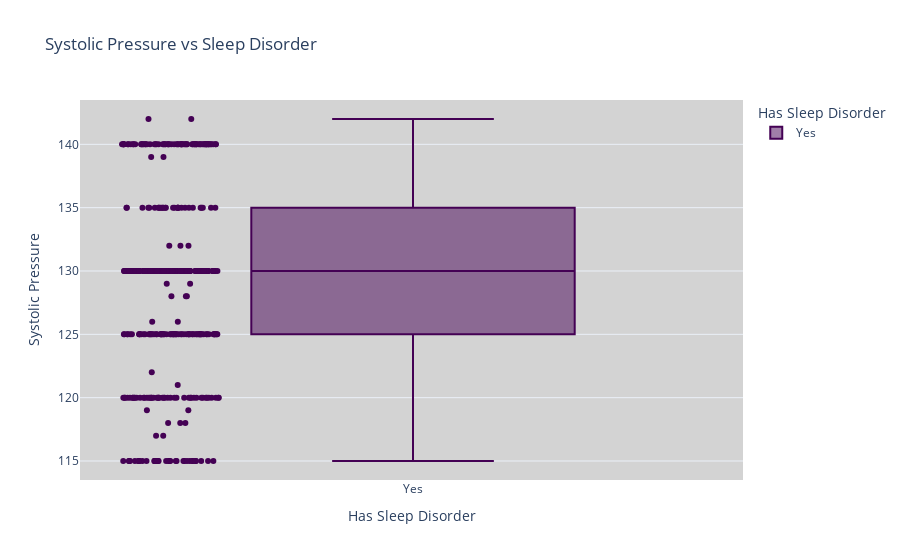
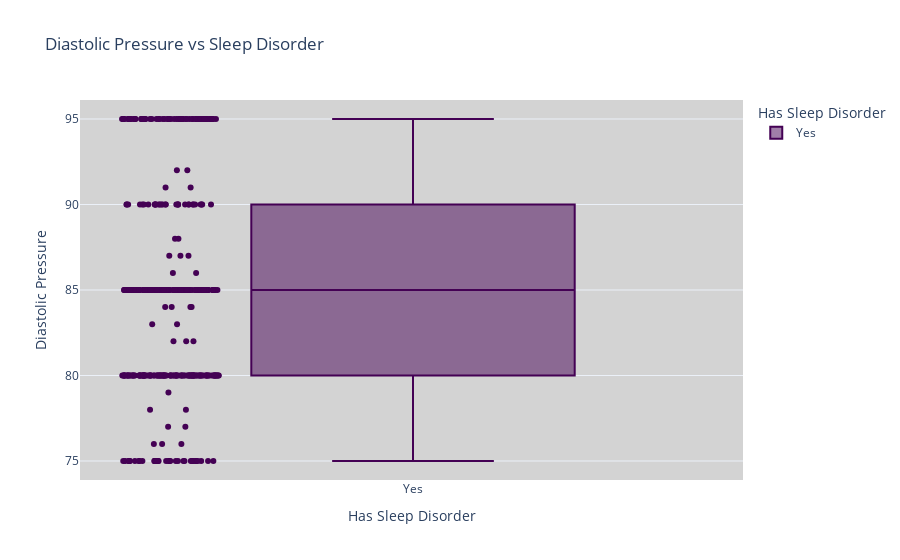
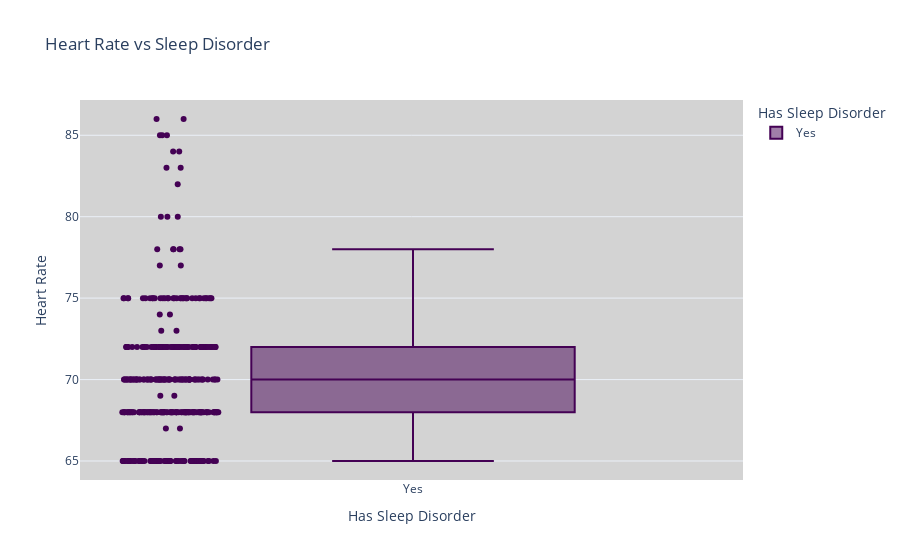
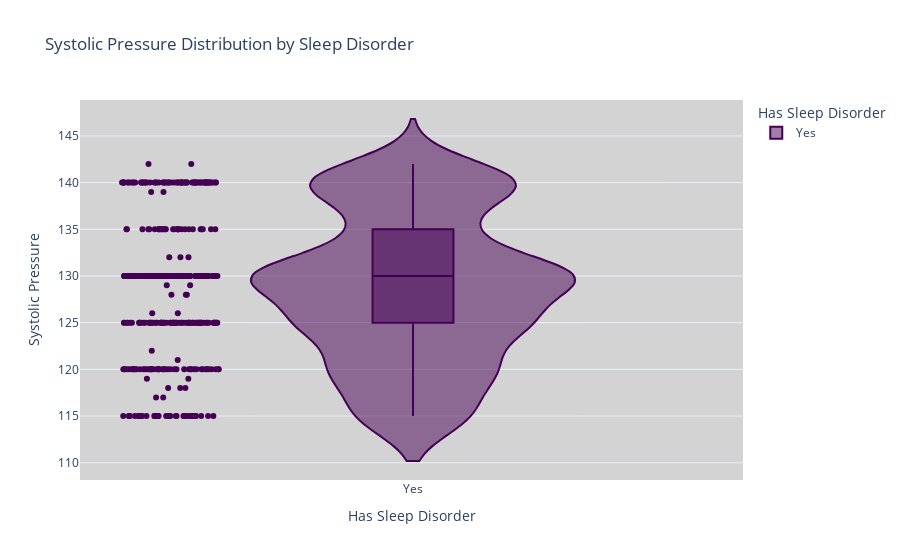

Source (notebook cell) for these figures, in order:
### Markdown cell above
Systolic Blood Pressure vs. Sleep Disorder
Individuals with sleep disorders tend to have higher systolic blood pressure readings.

Those with insomnia often show systolic pressure in the range of 130-135 mmHg.

Sleep apnea patients frequently have systolic readings of 135-140 mmHg.

People without sleep disorders generally have lower systolic pressure, often in the 120-125 mmHg range.

Diastolic Blood Pressure vs. Sleep Disorder
There is a similar trend with diastolic blood pressure, where sleep disorder patients have higher readings.

Insomnia sufferers commonly have diastolic pressure around 85-90 mmHg.

Sleep apnea is associated with diastolic readings of 88-90 mmHg.

Those without sleep disorders typically have lower diastolic pressure, often between 80-85 mmHg.

Heart Rate vs. Sleep Disorder
Heart rate appears to be elevated in individuals with sleep disorders.

People with insomnia or sleep apnea often have heart rates in the range of 75-85 beats per minute.

Individuals without sleep disorders tend to have lower heart rates, typically between 68-72 beats per minute.

These observations suggest a potential correlation between sleep disorders and elevated blood pressure and heart rate.

### Code cell
# Define variables to compare
variables = ['Systolic Pressure', 'Diastolic Pressure', 'Heart Rate']

# Color-blind-friendly palette
color_map = {'Yes': '#440154', 'No': '#21918c'}  # Viridis color scheme

# Create box plots
for var in variables:
    fig = px.box(df, x='Has Sleep Disorder', y=var, color='Has Sleep Disorder',
                 color_discrete_map=color_map, title=f'{var} vs Sleep Disorder',
                 points="all", template='plotly_white')
    fig.update_layout(plot_bgcolor='lightgrey')
    fig.show()

# Create violin plots
for var in variables:
    fig = px.violin(df, x='Has Sleep Disorder', y=var, color='Has Sleep Disorder',
                    color_discrete_map=color_map, box=True, points="all",
                    title=f'{var} Distribution by Sleep Disorder', template='plotly_white')
    fig.update_layout(plot_bgcolor='lightgrey')
    fig.show()

# Create histograms with KDE
for var in variables:
    fig = px.histogram(df, x=var, color='Has Sleep Disorder', marginal='violin',
                       nbins=30, histnorm='density', barmode='overlay',
                       color_discrete_map=color_map, title=f'{var} Distribution by Sleep Disorder',
                       template='plotly_white')
    fig.update_layout(plot_bgcolor='lightgrey')
    fig.show()

# Create ECDF plots
for var in variables:
    fig = px.ecdf(df, x=var, color='Has Sleep Disorder',
                  color_discrete_map=color_map, title=f'Cumulative Distribution of {var} by Sleep Disorder',
                  template='plotly_white')
    fig.update_layout(plot_bgcolor='lightgrey')
    fig.show()

### Figure 1 — Plotly figure (JSON) as saved in the notebook; plotly's stock layout.template omitted (floating-point values rounded to 4 significant figures; data arrays with more than 128 entries replaced by an {"elided": "..."} marker saying what was removed)
{"data": [{"alignmentgroup": "True", "boxpoints": "all", "hovertemplate": "Has Sleep Disorder=%{x}<br>Systolic Pressure=%{y}<extra></extra>", "legendgroup": "Yes", "marker": {"color": "#440154"}, "name": "Yes", "notched": false, "offsetgroup": "Yes", "orientation": "v", "showlegend": true, "type": "box", "x": {"elided": "369 str values"}, "x0": " ", "xaxis": "x", "y": {"elided": "369 int values"}, "y0": " ", "yaxis": "y"}], "layout": {"boxmode": "overlay", "legend": {"title": {"text": "Has Sleep Disorder"}, "tracegroupgap": 0}, "plot_bgcolor": "lightgrey", "title": {"text": "Systolic Pressure vs Sleep Disorder"}, "xaxis": {"anchor": "y", "categoryarray": ["Yes"], "categoryorder": "array", "domain": [0, 1], "title": {"text": "Has Sleep Disorder"}}, "yaxis": {"anchor": "x", "domain": [0, 1], "title": {"text": "Systolic Pressure"}}}}

### Figure 2 — Plotly figure (JSON) as saved in the notebook; plotly's stock layout.template omitted (floating-point values rounded to 4 significant figures; data arrays with more than 128 entries replaced by an {"elided": "..."} marker saying what was removed)
{"data": [{"alignmentgroup": "True", "boxpoints": "all", "hovertemplate": "Has Sleep Disorder=%{x}<br>Diastolic Pressure=%{y}<extra></extra>", "legendgroup": "Yes", "marker": {"color": "#440154"}, "name": "Yes", "notched": false, "offsetgroup": "Yes", "orientation": "v", "showlegend": true, "type": "box", "x": {"elided": "369 str values"}, "x0": " ", "xaxis": "x", "y": {"elided": "369 int values"}, "y0": " ", "yaxis": "y"}], "layout": {"boxmode": "overlay", "legend": {"title": {"text": "Has Sleep Disorder"}, "tracegroupgap": 0}, "plot_bgcolor": "lightgrey", "title": {"text": "Diastolic Pressure vs Sleep Disorder"}, "xaxis": {"anchor": "y", "categoryarray": ["Yes"], "categoryorder": "array", "domain": [0, 1], "title": {"text": "Has Sleep Disorder"}}, "yaxis": {"anchor": "x", "domain": [0, 1], "title": {"text": "Diastolic Pressure"}}}}

### Figure 3 — Plotly figure (JSON) as saved in the notebook; plotly's stock layout.template omitted (floating-point values rounded to 4 significant figures; data arrays with more than 128 entries replaced by an {"elided": "..."} marker saying what was removed)
{"data": [{"alignmentgroup": "True", "boxpoints": "all", "hovertemplate": "Has Sleep Disorder=%{x}<br>Heart Rate=%{y}<extra></extra>", "legendgroup": "Yes", "marker": {"color": "#440154"}, "name": "Yes", "notched": false, "offsetgroup": "Yes", "orientation": "v", "showlegend": true, "type": "box", "x": {"elided": "369 str values"}, "x0": " ", "xaxis": "x", "y": {"elided": "369 int values"}, "y0": " ", "yaxis": "y"}], "layout": {"boxmode": "overlay", "legend": {"title": {"text": "Has Sleep Disorder"}, "tracegroupgap": 0}, "plot_bgcolor": "lightgrey", "title": {"text": "Heart Rate vs Sleep Disorder"}, "xaxis": {"anchor": "y", "categoryarray": ["Yes"], "categoryorder": "array", "domain": [0, 1], "title": {"text": "Has Sleep Disorder"}}, "yaxis": {"anchor": "x", "domain": [0, 1], "title": {"text": "Heart Rate"}}}}

### Figure 4 — Plotly figure (JSON) as saved in the notebook; plotly's stock layout.template omitted (floating-point values rounded to 4 significant figures; data arrays with more than 128 entries replaced by an {"elided": "..."} marker saying what was removed)
{"data": [{"alignmentgroup": "True", "box": {"visible": true}, "hovertemplate": "Has Sleep Disorder=%{x}<br>Systolic Pressure=%{y}<extra></extra>", "legendgroup": "Yes", "marker": {"color": "#440154"}, "name": "Yes", "offsetgroup": "Yes", "orientation": "v", "points": "all", "scalegroup": "True", "showlegend": true, "type": "violin", "x": {"elided": "369 str values"}, "x0": " ", "xaxis": "x", "y": {"elided": "369 int values"}, "y0": " ", "yaxis": "y"}], "layout": {"legend": {"title": {"text": "Has Sleep Disorder"}, "tracegroupgap": 0}, "plot_bgcolor": "lightgrey", "title": {"text": "Systolic Pressure Distribution by Sleep Disorder"}, "violinmode": "overlay", "xaxis": {"anchor": "y", "categoryarray": ["Yes"], "categoryorder": "array", "domain": [0, 1], "title": {"text": "Has Sleep Disorder"}}, "yaxis": {"anchor": "x", "domain": [0, 1], "title": {"text": "Systolic Pressure"}}}}
